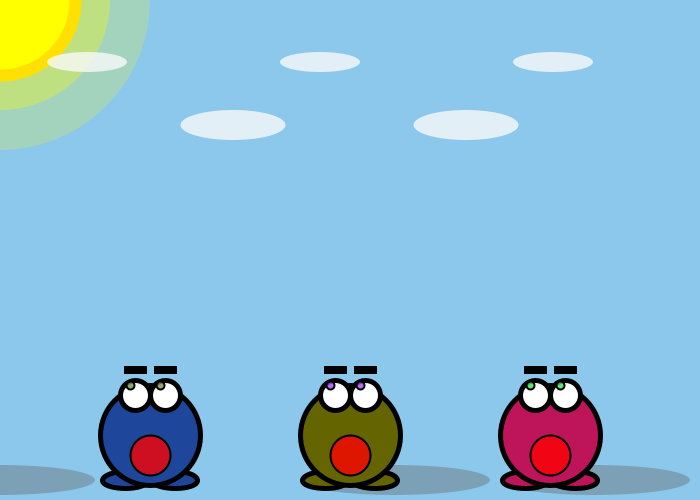
Frame 1 (no input)
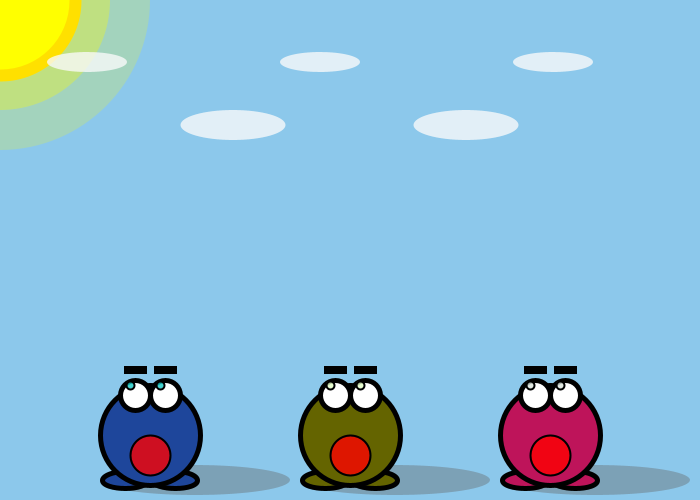
Frame 60 (the mouse pressed at the canvas centre just before this capture)
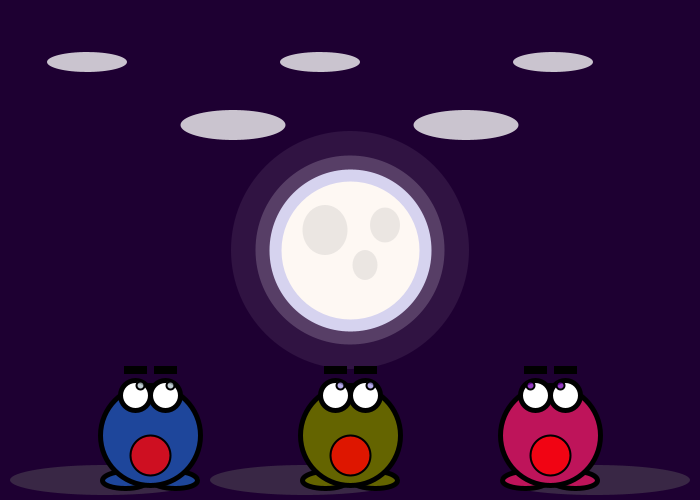
Frame 120 (the mouse held since frame 60 and released just before this capture)

The Processing sketch that drew these frames (run headless with seeded random() and noise(); from frame 60 on, the mouse is pressed at the canvas centre):

// Processing sketch: processing_39631
// ── processing_39631.pde

//DIGF 6B02 - Creation & Computation
//Learning Processing: Creature Project
//by Harjot Bal

//FRAAG the Frog
//Version #5


//Toggle switch for time of day
  boolean night = false;

//Global variables
  float positionX;
  float positionY;
  float shadow;
  float cloudX;
  float cloudY;
  float bigCloudX;
  float bigCloudY;
 
 
void setup() {

  //Screen Size -- upon changing the size of the grid you will find that the sketch automatically scales itself each time for a perfect fit
    size(700,500);

  //Fraag's positioning on screen so that he always remains at the bottom center of the screen, reference coordinates for other features
    positionX = width/2;
    positionY = height-65;

  //Anti-aliasing
    smooth();

  //Smooth and fast playback
    frameRate(30);

}
 
 
void draw() {

  //Conditional: If the mouse is pressed draw a night color background, otherwise draw a default day blue background
    if(night) {
      background(30,0,50);
    }
    else {
      background(140,200,235);
    }

  //Note: Elements written at top are bottom layers, and vice-versa 

   //Conditional: If the mouse is pressed draw a moon, otherwise draw a sun
     if(night) {
    //Moon
      stroke(200,200,235);
      strokeWeight(12);
      fill(255,250,240);
      ellipse(mouseX,mouseY,150,150);
      //Inner glow
        noStroke();
        fill(250,240,250,50);
        ellipse(mouseX,mouseY,220-mouseY/8,220-mouseY/8);
      //Outer glow
        fill(250,240,250,20);
        ellipse(mouseX,mouseY,300-mouseY/4,300-mouseY/4);
      //Craters
        fill(160,50);
        ellipse(mouseX+35,mouseY-25,30,35);
        ellipse(mouseX-25,mouseY-20,45,50);
        ellipse(mouseX+15,mouseY+15,25,30);
      }
      else {
      //Sun
        stroke(255,200,0);
        strokeWeight(12);
        fill(255,255,0);
        ellipse(mouseX,mouseY,150,150);
        //Inner ray
          noStroke();
          fill(255,255,0,80);
          ellipse(mouseX,mouseY,220-mouseY/8,220-mouseY/8);
        //Outer ray
          fill(255,255,0,50);
          ellipse(mouseX,mouseY,300-mouseY/4,300-mouseY/4);
      }
  
  //Clouds
    //Looping small clouds
      cloudX = width/8;
      cloudY = height/8;
      while(cloudX+40 < width) {
        fill(250,200);
        ellipse(cloudX,cloudY,80,20);
        cloudX = cloudX + (width/3);
      }
    //Looping big clouds
      bigCloudX = width/3;
      bigCloudY = height/4;
      while(bigCloudX+60 < width) {
        fill(250,200);
        ellipse(bigCloudX,bigCloudY,105,30);
        bigCloudX = bigCloudX + (width/3);
      }

  //Function call to draw a shadow for a frog -- value in parentheses is a float for spacing
  //Note: Value in parentheses MUST be same as the first value in "drawFrog()" functions below!!
    drawShadow(0);
    drawShadow(200);
    drawShadow(-200);

  //Function call to draw a frog -- value in parentheses is a float for spacing
    drawFrog(0, color(100,100,0));
    drawFrog(200, color(190,20,90));
    drawFrog(-200, color(30,70,155));
    
}


void drawShadow(int spacing) {
   
  //Shadow
    noStroke();   
    fill(100,100,100,100);
    ellipse(shadow,positionY+45,190,30);
    //Conditionals for keeping shadow opposite sun
      if(mouseX<spacing+positionX) {
        shadow=spacing+positionX+45;
      }
      else {
        shadow=spacing+positionX-45;
      }
      
}


void drawFrog(float spacing, color frogSkin) {

  //Declare and initialize color variables for Fraag's eyes -- each draw loop generates a new color instead of having a fixed color chosen randomly once at every run
    float r = random(255);
    float g = random(255);
    float b = random(255);
  //Fraag
    strokeWeight(5);
    stroke(0);
    fill(frogSkin);
    //Feet
      ellipse(spacing+positionX-25,positionY+45,45,17);
      ellipse(spacing+positionX+25,positionY+45,45,17);
    //Body
      ellipse(spacing+positionX,positionY,100,100);
    //Eyes (left then right)
      fill(255,255,255);
      ellipse(spacing+positionX-15,positionY-40,30,30);
      ellipse(spacing+positionX+15,positionY-40,30,30);
    //Eyebrows (left then right)
      strokeWeight(3);
      fill(0);
      rectMode(CENTER);
      rect(spacing+positionX-15,positionY-65,20,5);
      rect(spacing+positionX+15,positionY-65,20,5);
    //Mouth
      strokeWeight(2);
      fill(255,0,0,200);
      ellipse(spacing+positionX,positionY+20,40,40);
    //Pupils
      float pupilX = constrain(mouseX-spacing,positionX-20,positionX-10);
      float pupilY = constrain(mouseY,positionY-50,positionY-30);
      strokeWeight(2);
      fill(r,g,b,200);
      ellipse(spacing+pupilX,pupilY,8,8);
      ellipse(spacing+pupilX+30,pupilY,8,8); 
  
}


void mousePressed() {
  
  //Pressing the mouse toggles the night state
  night = !night;
  
}
